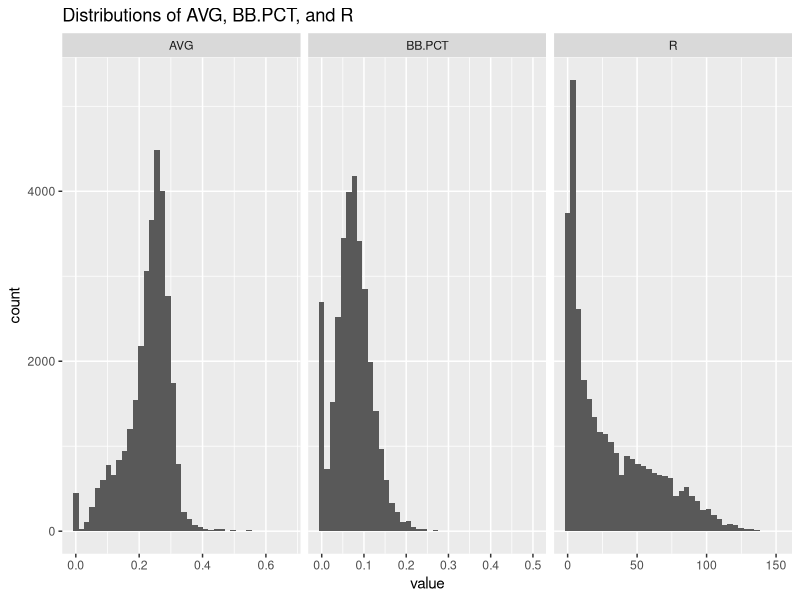
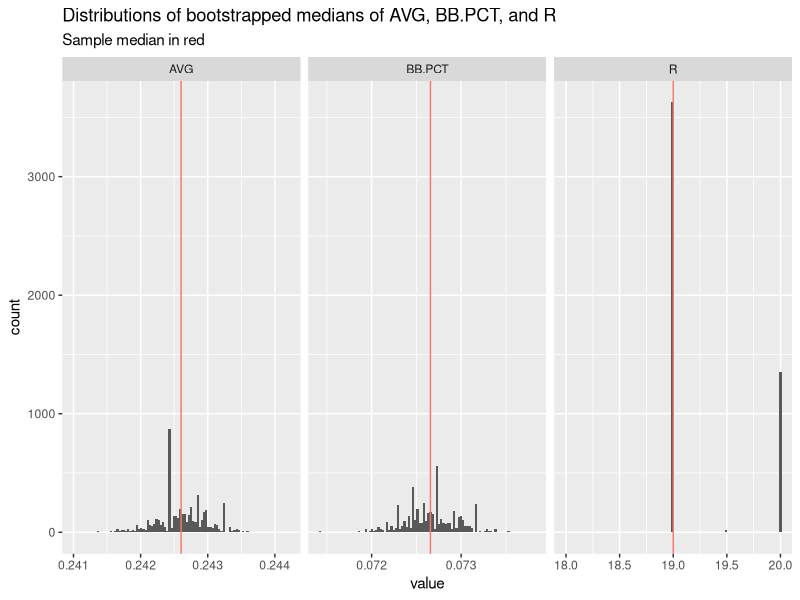

These charts were generated, in order, by the following R code:
# uncomment to install packages if needed
# install.packages("boot")
# install.packages("rlist")

library(boot)
library(ggplot2)
library(tidyr)
library(dplyr)
library(rlist)

# start the benchmarking clock for overall operation
t0 <- Sys.time()

# working directory to same directory as script
setwd(dirname(parent.frame(2)$ofile))

# read the data into the data frame baseball
baseball <- read.csv("baseball.csv")

# give the walk% column, currently 'BB.', a better name
names(baseball)[names(baseball) == 'BB.'] <- 'BB.PCT'

# bootstrapping specifics
cols <- c('AVG', 'BB.PCT', 'R')
N <- 5000 # number of bootstrapping replicates

# median function that can take the bootstrapping indices
med <- function(data, indices) {
  d <- data[indices] # lets boot select samples
  return(median(d))
}

# start the clock for benchmarking
t_boot0 <- Sys.time()

boots <- list()
for (i in 1:length(cols)) {
  boots <- list.append(boots, boot(baseball[,cols[i]], med, N))
}

for (i in 1:length(cols)) {
  print(paste("Statistic:",cols[i]))
  print(boots[i])
}

# stop the clock and get times
end <- Sys.time()
elapsed <- end - t0
elapsed_boot <- end - t_boot0

print("Total Run Time:")
print(elapsed)
print("Bootstrapping Run Time:")
print(elapsed_boot)

# plot the distributions, removing the row identifiers
p1 <- ggplot(gather(subset(baseball, select=-c(Season, Name, Team, NameASCII, PlayerId, MLBAMID))), aes(value)) + 
  geom_histogram(bins = 40) + 
  facet_wrap(~key, scales = 'free_x') +
  ggtitle("Distributions of AVG, BB.PCT, and R")
print(p1)


# plot the bootstrap sampling distributions of the median
boot_medians <- data.frame(
  AVG = boots[[1]]$t,
  BB.PCT = boots[[2]]$t,
  R = boots[[3]]$t
)

medians <- data.frame(
  key = cols,
  median = c(boots[[1]]$t0, boots[[2]]$t0, boots[[3]]$t0)
)

p2 <- ggplot(gather(boot_medians), aes(value)) + 
  geom_histogram(bins = 100) +
  geom_vline(data = medians, aes(xintercept = median, color = 'red')) +
  facet_wrap(~key, scales = 'free_x') +
  ggtitle("Distributions of bootstrapped medians of AVG, BB.PCT, and R",
          subtitle = "Sample median in red") +
  theme(legend.position = "none")
print(p2)
